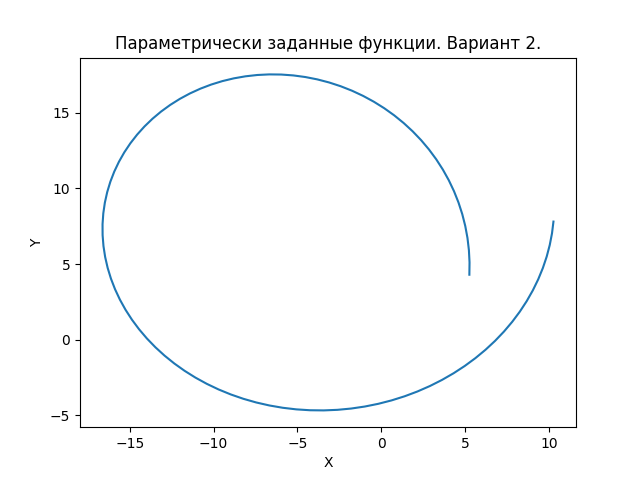

This chart was generated by the following Python code:
import math
from matplotlib import pyplot as plt
import numpy as np

t = np.linspace(0, 2 * math.pi, 100)
print(t)

a = 8
b = 4

x = (a + b) * np.cos(t) - a * np.cos((a + b) - t / a)
y = (a + b) * np.sin(t) - a * np.sin((a + b) - t / a)

fig, ax = plt.subplots()
ax.plot(x, y)

plt.title("Параметрически заданные функции. Вариант 2.")
plt.xlabel('X')
plt.ylabel('Y')
plt.show()
